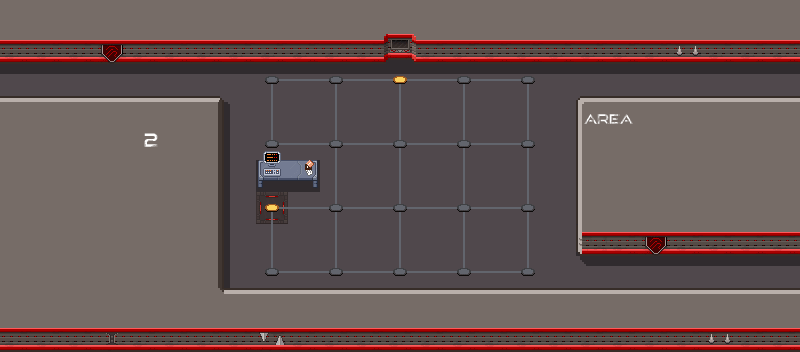

A 2D game scene composited from a Tiled map and its tileset images. What follows is a short description and the map's XML, with every tile layer's data as written:
An orthogonal 25x11 tile map with 32x32 px tiles, 8 tile layers (floor, shadow, wall, line, ...), 4 tilesets.

<map version="1.10" tiledversion="1.10.2" orientation="orthogonal" renderorder="right-down" width="25" height="11" tilewidth="32" tileheight="32" infinite="0" nextlayerid="9" nextobjectid="1">
 <tileset firstgid="1" source="alien_spaceship_tileset2.tsx" />
 <tileset firstgid="241" source="scifi_items.tsx" />
 <tileset firstgid="449" source="scifi_tileset_01.tsx" />
 <tileset firstgid="641" source="scifi_items2.tsx" />
 <layer id="2" name="floor" width="25" height="11">
  <data encoding="csv">
151,151,151,151,151,151,151,151,151,151,151,151,151,151,151,151,151,151,151,151,151,151,151,151,151,
151,151,151,151,151,151,151,151,151,151,151,151,151,151,151,151,151,151,151,151,151,151,151,151,151,
151,151,151,151,151,151,151,151,151,151,151,151,151,151,151,151,151,151,151,151,151,151,151,151,151,
151,151,151,151,151,151,151,151,151,151,151,151,151,151,151,151,151,151,151,151,151,151,151,151,151,
151,151,151,151,151,151,151,151,151,151,151,151,151,151,151,151,151,151,151,151,151,151,151,151,151,
151,151,151,151,151,151,151,151,151,151,151,151,151,151,151,151,151,151,151,151,151,151,151,151,151,
151,151,151,151,151,151,151,151,183,151,151,151,151,151,151,151,151,151,151,151,151,151,151,151,151,
151,151,151,151,151,151,151,151,151,151,151,151,151,151,151,151,151,151,151,151,151,151,151,151,151,
151,151,151,151,151,151,151,151,151,151,151,151,151,151,151,151,151,151,151,151,151,151,151,151,151,
151,151,151,151,151,151,151,151,151,151,151,151,151,151,151,151,151,151,151,151,151,151,151,151,151,
151,151,151,151,151,151,151,151,151,151,151,151,151,151,151,151,151,151,151,151,151,151,151,151,151
</data>
 </layer>
 <layer id="5" name="shadow" width="25" height="11" opacity="0.4">
  <data encoding="csv">
0,0,0,0,0,0,0,0,0,0,0,0,0,0,0,0,0,0,0,0,0,0,0,0,0,
0,0,0,0,0,0,43,43,0,0,0,0,36,0,0,0,0,0,0,0,0,0,33,0,0,
22,22,22,22,22,22,22,22,22,22,22,22,22,22,22,22,22,22,22,22,22,22,22,22,22,
0,0,0,0,0,0,0,33,0,0,0,0,0,0,0,0,0,0,0,0,0,0,0,0,0,
0,0,0,0,0,0,0,43,0,0,0,0,0,0,0,0,0,0,0,0,0,0,0,0,0,
0,0,0,0,0,0,0,43,36,36,0,0,0,0,0,0,0,0,0,0,0,0,0,0,0,
0,0,0,0,0,0,0,43,0,0,0,0,0,0,0,0,0,0,0,0,0,0,0,0,0,
0,0,0,0,0,0,0,43,0,0,0,0,0,0,0,0,0,0,36,0,0,0,0,0,0,
0,0,0,0,0,0,0,43,0,0,0,0,0,0,0,0,0,0,24,22,22,22,22,22,22,
0,0,0,0,0,0,0,0,0,0,0,0,0,0,0,0,0,0,0,0,0,0,0,0,0,
0,0,0,0,0,0,0,0,0,0,0,0,0,0,0,0,0,0,0,0,0,0,0,0,0
</data>
 </layer>
 <layer id="3" name="wall" width="25" height="11">
  <data encoding="csv">
1,1,1,1,1,1,1,1,1,1,1,1,1,1,1,1,1,1,1,1,1,1,1,1,1,
111,111,111,111,111,111,111,111,111,111,111,111,113,111,111,111,111,111,111,111,111,111,111,111,111,
0,0,0,0,0,0,0,0,0,0,0,0,0,0,0,0,0,0,0,0,0,0,0,0,0,
53,53,53,53,53,53,32,0,0,0,0,0,0,0,0,0,0,0,34,53,53,53,53,53,53,
1,1,1,1,1,1,21,0,0,0,0,0,0,0,0,0,0,0,44,1,1,1,1,1,1,
1,1,1,1,1,1,21,0,0,0,0,0,0,0,0,0,0,0,44,1,1,1,1,1,1,
1,1,1,1,1,1,21,0,0,0,0,0,0,0,0,0,0,0,44,1,1,1,1,1,1,
1,1,1,1,1,1,21,0,0,0,0,0,0,0,0,0,0,0,14,101,101,101,101,101,101,
1,1,1,1,1,1,21,0,0,0,0,0,0,0,0,0,0,0,0,0,0,0,0,0,0,
1,1,1,1,1,1,31,53,53,53,53,53,53,53,53,53,53,53,53,53,53,53,53,53,53,
111,111,111,111,111,111,111,111,111,111,111,111,111,111,111,111,111,111,111,111,111,111,111,111,111
</data>
 </layer>
 <layer id="4" name="line" width="25" height="11">
  <data encoding="csv">
0,0,0,0,0,0,0,0,0,0,0,0,0,0,0,0,0,0,0,0,0,0,0,0,0,
111,111,111,116,111,111,111,111,111,111,111,111,0,0,0,111,111,111,111,111,111,103,111,111,111,
0,0,0,0,0,0,0,0,2684354720,2684354739,3221225631,2684354739,3221225631,2684354739,3221225631,2684354739,3221225632,0,0,0,0,0,0,0,0,
0,0,0,0,0,0,0,0,179,0,179,0,179,0,179,0,179,0,0,0,0,0,0,0,0,
0,0,0,0,0,0,0,0,160,2684354739,169,2684354739,169,2684354739,169,2684354739,1610612895,0,0,0,0,0,0,0,0,
0,0,0,0,0,0,0,0,0,0,179,0,179,0,179,0,179,0,0,0,0,0,0,0,0,
0,0,0,0,0,0,0,0,2684354720,2684354739,169,2684354739,169,2684354739,169,2684354739,1610612895,0,0,0,0,0,0,0,0,
0,0,0,0,0,0,0,0,179,0,179,0,179,0,179,0,179,0,0,111,116,111,111,111,111,
0,0,0,0,0,0,0,0,160,2684354739,159,2684354739,159,2684354739,159,2684354739,1610612896,0,0,0,0,0,0,0,0,
0,0,0,0,0,0,0,0,0,0,0,0,0,0,0,0,0,0,0,0,0,0,0,0,0,
111,111,111,104,111,111,111,111,106,111,111,111,111,111,111,111,111,111,111,111,111,111,103,111,111
</data>
 </layer>
 <layer id="1" name="point" width="25" height="11">
  <data encoding="csv">
0,0,0,0,0,0,0,0,0,0,0,0,0,0,0,0,0,0,0,0,0,0,0,0,0,
0,0,0,0,0,0,0,0,0,0,0,0,0,0,0,0,0,0,0,0,0,0,0,0,0,
0,0,0,0,0,0,0,0,168,0,168,0,158,0,168,0,168,0,0,0,0,0,0,0,0,
0,0,0,0,0,0,0,0,0,0,0,0,0,0,0,0,0,0,0,0,0,0,0,0,0,
0,0,0,0,0,0,0,0,168,0,168,0,168,0,168,0,168,0,0,0,0,0,0,0,0,
0,0,0,0,0,0,0,0,0,0,0,0,0,0,0,0,0,0,0,0,0,0,0,0,0,
0,0,0,0,0,0,0,0,158,0,168,0,168,0,168,0,168,0,0,0,0,0,0,0,0,
0,0,0,0,0,0,0,0,0,0,0,0,0,0,0,0,0,0,0,0,0,0,0,0,0,
0,0,0,0,0,0,0,0,168,0,168,0,168,0,168,0,168,0,0,0,0,0,0,0,0,
0,0,0,0,0,0,0,0,0,0,0,0,0,0,0,0,0,0,0,0,0,0,0,0,0,
0,0,0,0,0,0,0,0,0,0,0,0,0,0,0,0,0,0,0,0,0,0,0,0,0
</data>
 </layer>
 <layer id="6" name="0p" width="25" height="11">
  <data encoding="csv">
0,0,0,0,0,0,0,0,0,0,0,0,0,0,0,0,0,0,0,0,0,0,0,0,0,
0,0,0,0,0,0,0,0,0,0,0,0,0,0,0,0,0,0,0,0,0,0,0,0,0,
0,0,0,0,0,0,0,0,0,0,0,0,0,0,0,0,0,0,0,0,0,0,0,0,0,
0,0,0,0,0,0,0,0,0,0,0,0,0,0,0,0,0,0,599,600,0,0,0,0,0,
0,0,0,0,603,0,0,0,0,0,0,0,0,0,0,0,0,0,0,0,0,0,0,0,0,
0,0,0,0,0,0,0,0,313,315,0,0,0,0,0,0,0,0,0,0,0,0,0,0,0,
0,0,0,0,0,0,0,0,0,0,0,0,0,0,0,0,0,0,0,0,0,0,0,0,0,
0,0,0,0,0,0,0,0,0,0,0,0,0,0,0,0,0,0,0,0,0,0,0,0,0,
0,0,0,0,0,0,0,0,0,0,0,0,0,0,0,0,0,0,0,0,0,0,0,0,0,
0,0,0,0,0,0,0,0,0,0,0,0,0,0,0,0,0,0,0,0,0,0,0,0,0,
0,0,0,0,0,0,0,0,0,0,0,0,0,0,0,0,0,0,0,0,0,0,0,0,0
</data>
 </layer>
 <layer id="7" name="Tile Layer 8" width="25" height="11">
  <data encoding="csv">
0,0,0,0,0,0,0,0,0,0,0,0,0,0,0,0,0,0,0,0,0,0,0,0,0,
0,0,0,0,0,0,0,0,0,0,0,0,0,0,0,0,0,0,0,0,0,0,0,0,0,
0,0,0,0,0,0,0,0,0,0,0,0,0,0,0,0,0,0,0,0,0,0,0,0,0,
0,0,0,0,0,0,0,0,0,0,0,0,0,0,0,0,0,0,0,0,0,0,0,0,0,
0,0,0,0,0,0,0,0,0,0,0,0,0,0,0,0,0,0,0,0,0,0,0,0,0,
0,0,0,0,0,0,0,0,292,303,0,0,0,0,0,0,0,0,0,0,0,0,0,0,0,
0,0,0,0,0,0,0,0,0,0,0,0,0,0,0,0,0,0,0,0,0,0,0,0,0,
0,0,0,0,0,0,0,0,0,0,0,0,0,0,0,0,0,0,0,0,0,0,0,0,0,
0,0,0,0,0,0,0,0,0,0,0,0,0,0,0,0,0,0,0,0,0,0,0,0,0,
0,0,0,0,0,0,0,0,0,0,0,0,0,0,0,0,0,0,0,0,0,0,0,0,0,
0,0,0,0,0,0,0,0,0,0,0,0,0,0,0,0,0,0,0,0,0,0,0,0,0
</data>
 </layer>
 <layer id="8" name="Tile Layer 7" width="25" height="11" offsetx="0.666667" offsety="-25.3333">
  <data encoding="csv">
0,0,0,0,0,0,0,0,0,0,0,0,0,0,0,0,0,0,0,0,0,0,0,0,0,
0,0,0,0,0,0,0,0,0,0,0,0,0,0,0,0,0,0,0,0,0,0,0,0,0,
0,0,0,0,0,0,0,0,0,0,0,0,0,0,0,0,0,0,0,0,0,0,0,0,0,
0,0,0,0,0,0,0,0,0,0,0,0,0,0,0,0,0,0,0,0,0,0,0,0,0,
0,0,0,0,0,0,0,0,0,0,0,0,0,0,0,0,0,0,0,0,0,0,0,0,0,
0,0,0,0,0,0,0,0,662,0,0,0,0,0,0,0,0,0,0,0,0,0,0,0,0,
0,0,0,0,0,0,0,0,0,0,0,0,0,0,0,0,0,0,0,0,0,0,0,0,0,
0,0,0,0,0,0,0,0,0,0,0,0,0,0,0,0,0,0,0,0,0,0,0,0,0,
0,0,0,0,0,0,0,0,0,0,0,0,0,0,0,0,0,0,0,0,0,0,0,0,0,
0,0,0,0,0,0,0,0,0,0,0,0,0,0,0,0,0,0,0,0,0,0,0,0,0,
0,0,0,0,0,0,0,0,0,0,0,0,0,0,0,0,0,0,0,0,0,0,0,0,0
</data>
 </layer>
</map>
